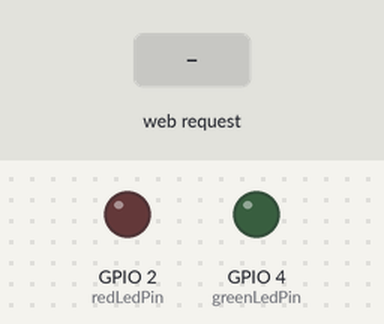
The sketch below on a simulated ESP32. Parts: output pins drawn as LEDs (lit = HIGH). The test bench sets the inputs (shaded band). WiFi joins after 1.5 s; servers stay silent unless stated; storage starts empty; what the sketch prints to the serial monitor is not drawn.

Above: at 2.7 s.
2.8 s: HTTP request GET /api/toggleRedLED received
At 3.1 s:
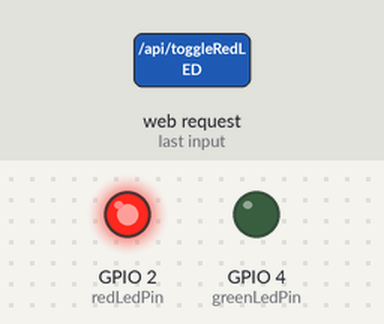
4.3 s: HTTP request GET /api/toggleGreenLED received
At 5.4 s:
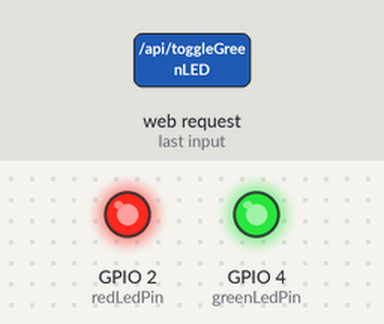
5.8 s: HTTP request GET /api/toggleRedLED received
At 6.6 s:
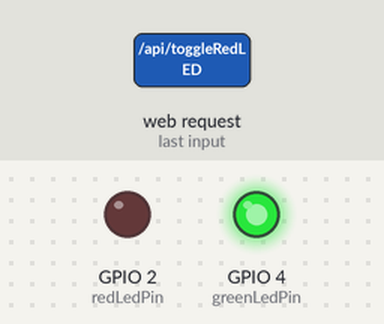
Timing chart, 0 to 8.8 s (numbered marks = the images above; inputs shaded):
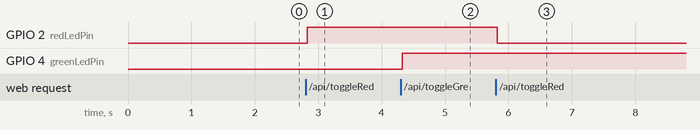

The sketch:

aplicatia2.ino
```cpp
#include <WiFi.h>
#include <LittleFS.h>
#include <ESPAsyncWebServer.h>


const char* ssid = "yourSSID";
const char* password = "yourPASSWORD";

AsyncWebServer server(80);
const int redLedPin = 2;   // LED GPIO
const int greenLedPin = 4; // LED GPIO

bool greenLedState = false; // false=OFF, true=ON
bool redLedState = false;  // false=OFF, true=ON

void setup() {
  Serial.begin(115200);
  // Initialize Red LED pin
  pinMode(redLedPin, OUTPUT);
  digitalWrite(redLedPin, LOW);

  // Initialize Green LED pin
  pinMode(greenLedPin, OUTPUT);
  digitalWrite(greenLedPin, LOW);

  // Connect to Wi-Fi
  WiFi.begin(ssid, password);
  Serial.print("Connecting to WiFi");
  int retries = 0;
  while (WiFi.status() != WL_CONNECTED && retries < 60) {
    delay(500);
    Serial.print(".");
    retries++;
  }

  if (WiFi.status() == WL_CONNECTED) {
    Serial.println();
    Serial.println("WiFi connected!");
    Serial.print("IP Address: ");
    Serial.println(WiFi.localIP());
  } else {
    Serial.println();
    Serial.println("Failed to connect to WiFi");
    // Optionally fallback to AP mode
    // WiFi.softAP("ESP32-AP", "12345678");
    // Serial.println("AP IP: " + WiFi.softAPIP().toString());
    return;
  }

  // Mount LittleFS (Filesystem)
  if (!LittleFS.begin(true)) {
    Serial.println("LittleFS Mount Failed");
    return;
  }

  // Serve index.html
  server.on("/", HTTP_GET, [](AsyncWebServerRequest *request) {
    File file = LittleFS.open("/index.html", "r");
    if (!file) {
      request->send(404, "text/plain", "File not found");
      return;
    }
    String page = "";
    while(file.available()) page += char(file.read());
    file.close();
    request->send(200, "text/html", page);
  });

  // REST API: Red toggle LED
  server.on("/api/toggleRedLED", HTTP_GET, [](AsyncWebServerRequest *request){
    redLedState = !redLedState;
    digitalWrite(redLedPin, redLedState ? HIGH : LOW);
    request->send(200, "application/json",
                  String("{\"redLedState\":\"") + (redLedState ? "ON" : "OFF") + "\"}");
  });

  // REST API: get Red LED state
  server.on("/api/getRedLEDState", HTTP_GET, [](AsyncWebServerRequest *request){
    request->send(200, "application/json",
                  String("{\"redLedState\":\"") + (redLedState ? "ON" : "OFF") + "\"}");
  });

  // REST API: Green toggle LED
  server.on("/api/toggleGreenLED", HTTP_GET, [](AsyncWebServerRequest *request){
    greenLedState = !greenLedState;
    digitalWrite(greenLedPin, greenLedState ? HIGH : LOW);
    request->send(200, "application/json",
                  String("{\"greenLedState\":\"") + (greenLedState ? "ON" : "OFF") + "\"}");
  });

  // REST API: get Green LED state
  server.on("/api/getGreenLEDState", HTTP_GET, [](AsyncWebServerRequest *request){
    request->send(200, "application/json",
                  String("{\"greenLedState\":\"") + (greenLedState ? "ON" : "OFF") + "\"}");
  });

  // Serve static files (HTML, CSS, JS)
  server.serveStatic("/", LittleFS, "/").setDefaultFile("index.html");

  server.begin();
}

void loop() {
  // Non-blocking, Async server handles requests
}
```

Measured:
- after the input at 2.8 s, GPIO 2 (redLedPin): LOW → HIGH at once
- after the input at 4.3 s, GPIO 4 (greenLedPin): LOW → HIGH at once
- after the input at 5.8 s, GPIO 2 (redLedPin): HIGH → LOW at once
